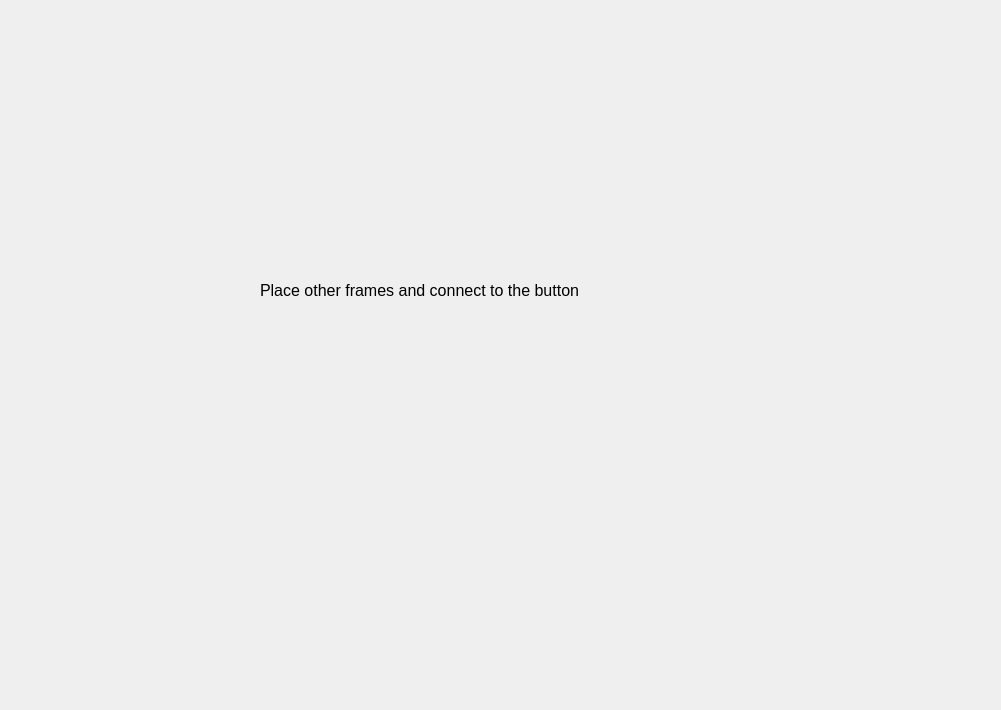
<?xml version="1.0" encoding="UTF-8"?>
<ui version="4.0">
 <class>Form</class>
 <widget class="QWidget" name="Form">
  <property name="geometry">
   <rect>
    <x>0</x>
    <y>0</y>
    <width>1001</width>
    <height>710</height>
   </rect>
  </property>
  <property name="windowTitle">
   <string>Form</string>
  </property>
  <widget class="QLabel" name="label">
   <property name="geometry">
    <rect>
     <x>260</x>
     <y>100</y>
     <width>541</width>
     <height>381</height>
    </rect>
   </property>
   <property name="font">
    <font>
     <pointsize>12</pointsize>
     <stylestrategy>PreferDefault</stylestrategy>
    </font>
   </property>
   <property name="text">
    <string>Place other frames and connect to the button</string>
   </property>
   <property name="scaledContents">
    <bool>true</bool>
   </property>
  </widget>
 </widget>
 <resources/>
 <connections/>
</ui>
